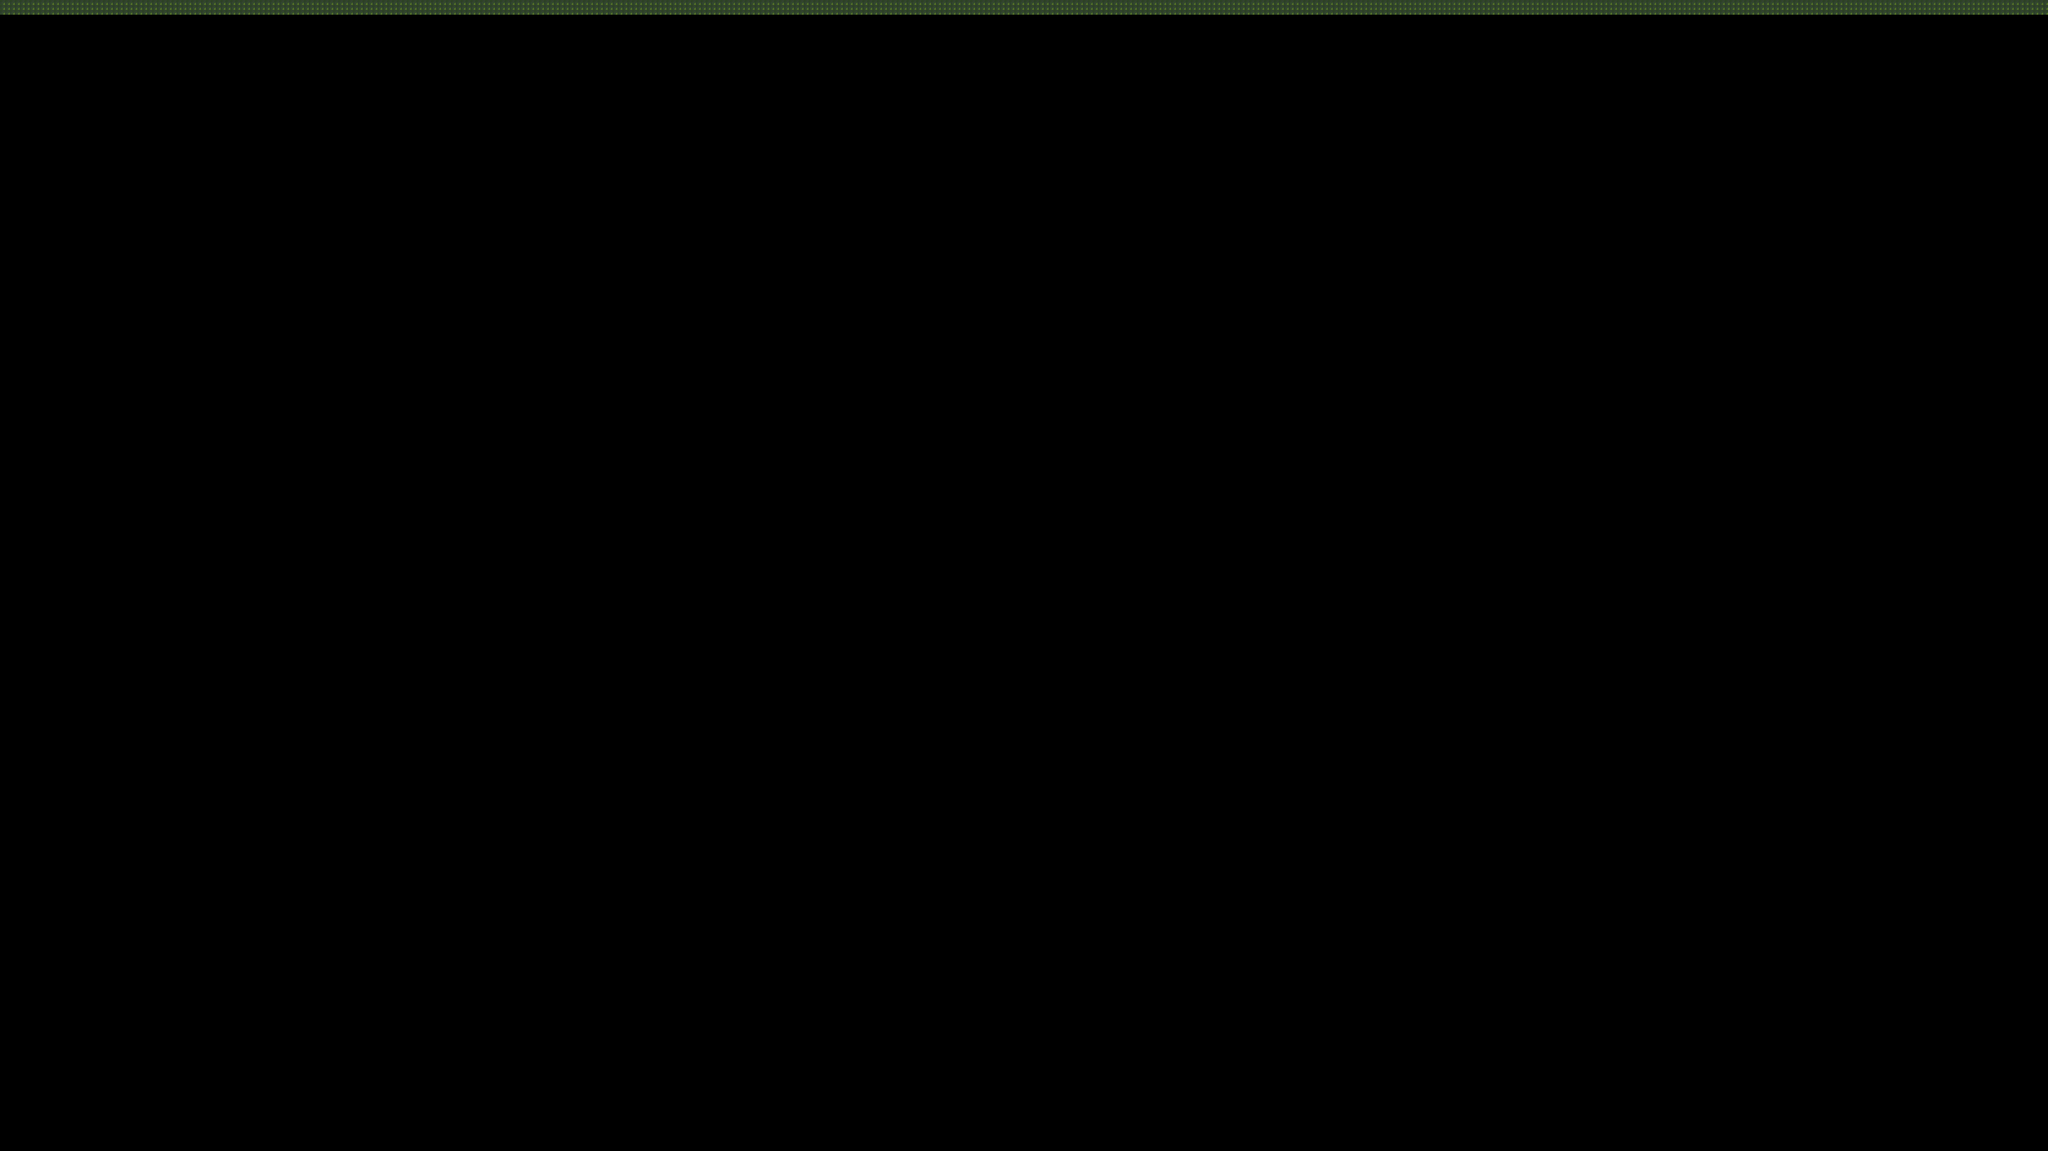

This game map was drawn from its Tiled (.tmx) file and the tilesets committed beside it. A one-line description and the trimmed map source follow:
An orthogonal 418x235 tile map with 16x16 px tiles, 2 tile layers (ground, collision).

<map version="1.10" tiledversion="1.10.2" orientation="orthogonal" renderorder="right-down" width="418" height="235" tilewidth="16" tileheight="16" infinite="0" nextlayerid="3" nextobjectid="1">
 <tileset firstgid="1" name="hunt-campo-treinamento" tilewidth="16" tileheight="16" tilecount="1" columns="1">
  <image source="hunt-campo-treinamento.png" width="6688" height="3764" />
 </tileset>
 <layer id="1" name="ground" width="418" height="235">
  <data>[98230 cells, 0 non-empty, 0 distinct tile ids]</data>
 </layer>
 <layer id="2" name="collision" width="418" height="235">
  <data>[98230 cells, 1254 non-empty, 1 distinct tile ids]</data>
 </layer>
</map>
